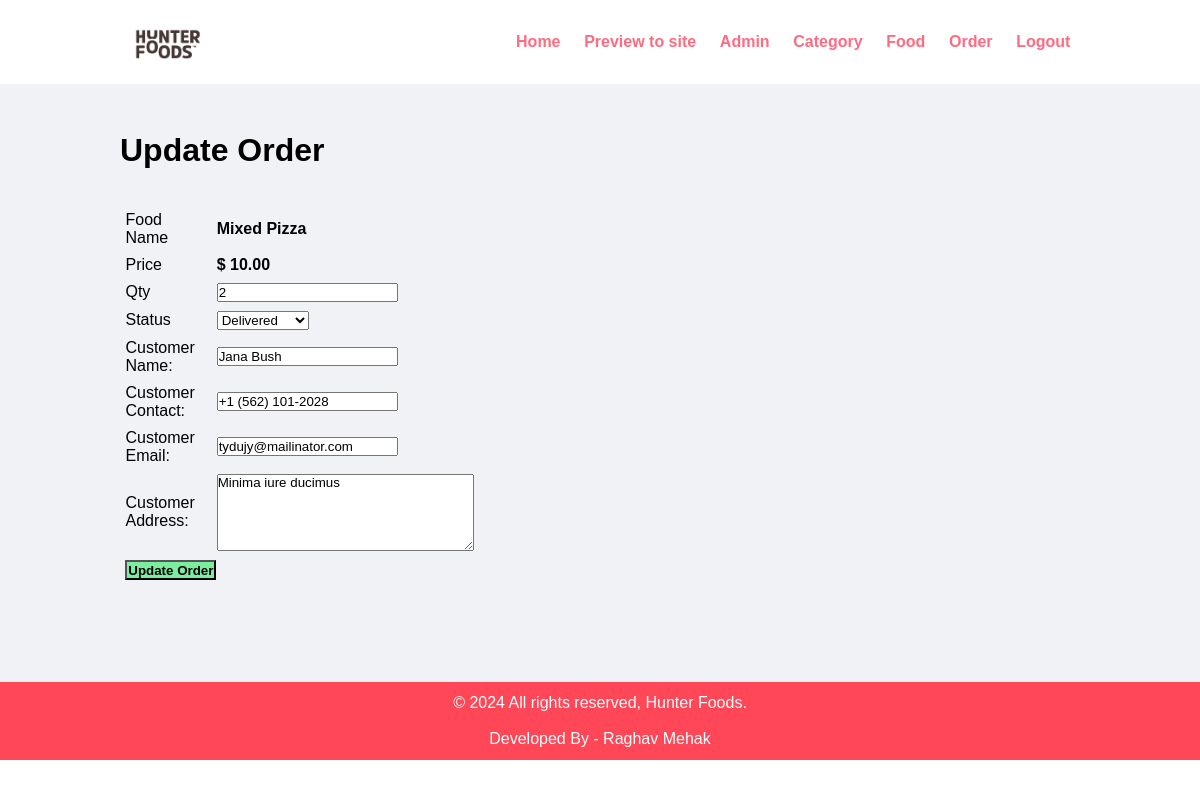
Screenshot of /admin/update-order.php?id=3 (signed in) with the database file from the repository.
### tables this page shows
CREATE TABLE `tbl_order` (
  `id` int(10) UNSIGNED NOT NULL,
  `food` varchar(150) NOT NULL,
  `price` decimal(10, 2) NOT NULL,
  `qty` int(11) NOT NULL,
  `total` decimal(10, 2) NOT NULL,
  `order_date` datetime NOT NULL,
  `status` varchar(50) NOT NULL,
  `customer_name` varchar(150) NOT NULL,
  `customer_contact` varchar(20) NOT NULL,
  `customer_email` varchar(150) NOT NULL,
  `customer_address` varchar(255) NOT NULL
);

### admin/update-order.php (the view, shortened to what this page needs)
<?php include('partials/menu.php'); ?>
<div class="main-content">
    <div class="wrapper">
        <h1>Update Order</h1>
        <br><br>
        <?php
            if(isset($_GET['id']))
            {
                $id=$_GET['id'];
                $sql = "SELECT * FROM tbl_order WHERE id=$id";
                $res = mysqli_query($conn, $sql);
                $count = mysqli_num_rows($res);
                if($count==1)
                {
                    $row=mysqli_fetch_assoc($res);
                    $food = $row['food'];
                    $price = $row['price'];
                    $qty = $row['qty'];
                    $status = $row['status'];
                    $customer_name = $row['customer_name'];
                    $customer_contact = $row['customer_contact'];
                    $customer_email = $row['customer_email'];
                    $customer_address= $row['customer_address'];
                }
                else
                {
                    header('location:'.SITEURL.'admin/manage-order.php');
                }
            }
            else
            {
                header('location:'.SITEURL.'admin/manage-order.php');
            }
        ?>
        <form action="" method="POST">
            <table class="tbl-30">
                <tr>
                    <td>Food Name</td>
                    <td><b> <?php echo $food; ?> </b></td>
                </tr>
                <tr>
                    <td>Price</td>
                    <td>
                        <b> $ <?php echo $price; ?></b>
                    </td>
                </tr>
                <tr>
                    <td>Qty</td>
                    <td>
                        <input type="number" name="qty" value="<?php echo $qty; ?>">
                    </td>
                </tr>
                <tr>
                    <td>Status</td>
                    <td>
                        <select name="status">
                            <option <?php if($status=="Delivered"){echo "selected";} ?> value="Delivered">Delivered</option>
                        </select>
                    </td>
                </tr>
                <tr>
                    <td>Customer Name: </td>
                    <td>
                        <input type="text" name="customer_name" value="<?php echo $customer_name; ?>">
                    </td>
                </tr>
                <tr>
                    <td>Customer Contact: </td>
                    <td>
                        <input type="text" name="customer_contact" value="<?php echo $customer_contact; ?>">
                    </td>
                </tr>
                <tr>
                    <td>Customer Email: </td>
                    <td>
                        <input type="text" name="customer_email" value="<?php echo $customer_email; ?>">
                    </td>
                </tr>
                <tr>
                    <td>Customer Address: </td>
                    <td>
                        <textarea name="customer_address" cols="30" rows="5"><?php echo $customer_address; ?></textarea>
                    </td>
                </tr>
                <tr>
                    <td clospan="2">
                        <input type="submit" name="submit" value="Update Order" class="btn-secondary">
                    </td>
                </tr>
            </table>
        </form>
    </div>
</div>
<?php include('partials/footer.php'); ?>

### css/admin.css (style rules this page uses)
* { margin: 0; padding: 0; font-family: Arial, Helvetica, sans-serif; }
.wrapper { padding: 1%; width: 80%; margin: 0 auto; }
.tbl-30 { width: 30%; }
table tr td { padding: 1%; text-align: left; }
.btn-secondary { background-color: #7bed9f; padding: 1%; color: black; text-decoration: none; font-weight: bold; }
.main-content { background-color: #f1f2f6; padding: 3% 0; padding-bottom: 7%; }

### rows the page displays
tbl_order: food "Mixed Pizza", price "10.00", qty "2", status "Delivered", customer_name "Jana Bush", customer_contact "+1 (562) 101-2028", customer_email "tydujy@mailinator.com", customer_address "Minima iure ducimus"
